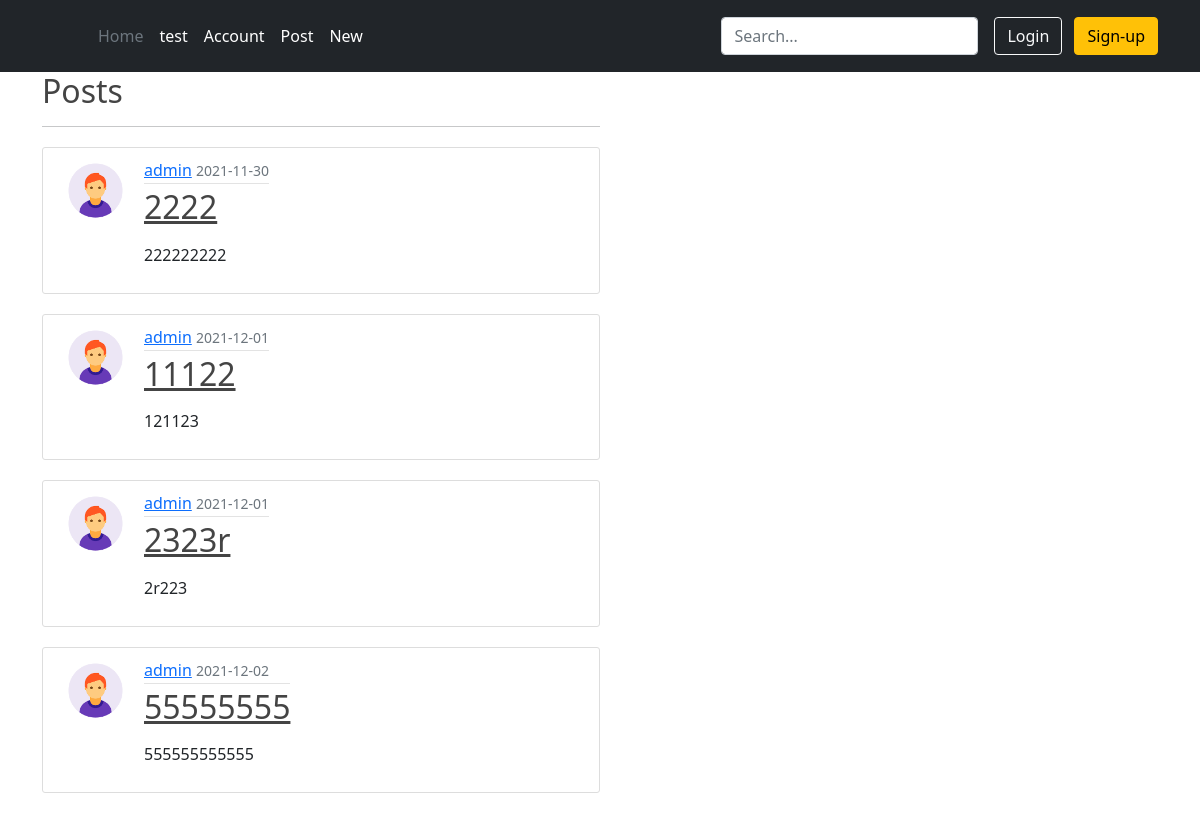
/search?tag=python, run on an earlier commit of the app's database.
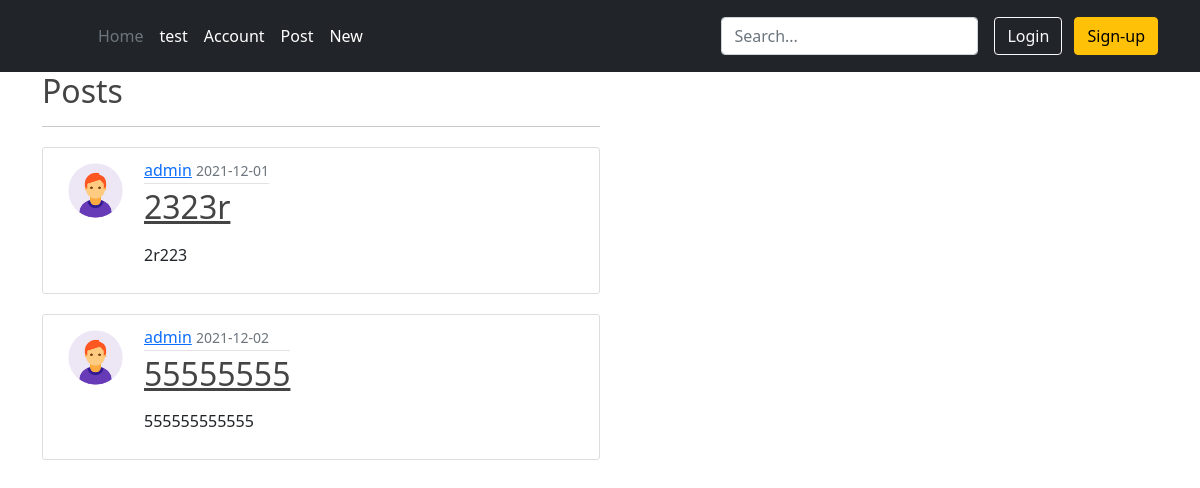
And on a later commit of the database.
### myweb/models.py (models this page shows, shortened)
class Post(db.Model):
    id=db.Column(db.Integer,primary_key=True)
    title=db.Column(db.String(100),nullable=False)
    content=db.Column(db.Text,nullable=False)
    date_posted=db.Column(db.DateTime,nullable=False,default=datetime.utcnow)
    date_updated=db.Column(db.DateTime,nullable=False,default=datetime.utcnow)
    user_id=db.Column(db.Integer,db.ForeignKey('user.id'),nullable=False)
    tag_rel = db.relationship(
        "Tag", secondary=post_tag_relations, backref="post")
    def __repr__(self):
        return f"Post('{self.title}', '{self.date_posted}')"

class User(db.Model,UserMixin):
    id=db.Column(db.Integer,primary_key=True)
    username=db.Column(db.String(20),nullable=False)
    email=db.Column(db.String(120),nullable=False,unique=True)
    password=db.Column(db.String(60),nullable=False)
    date_joined=db.Column(db.DateTime,nullable=False,default=datetime.utcnow)
    image_file=db.Column(db.String(20),nullable=False,default='default.png')
    posts = db.relationship('Post', backref='author', lazy=True)
    drafts = db.relationship('Draft', backref='author', lazy=True)

### myweb/posts/routes.py (the view)
@posts.route('/search')
def search():
    tag=request.args.get('tag')
    if tag:
        posts=get_posts(tag)
        return render_template('posts/search.html',posts=posts)

### myweb/posts/util.py (called while the page is built)
def get_tag_id(tag_type):
    tag=Tag.query.filter_by(tag_type=tag_type).first()
    return tag.id

### myweb/templates/posts/search.html
{% extends "base.html"%}
{% block content%}
<h2>Posts</h2>
<hr>
{% if posts %}
    {% for post in posts %}
        <article class="d-flex content-section">
            <img class="rounded-circle article-img" src="{{ url_for('static', filename='picture/' + post.author.image_file) }}">
            <div class="media-body">
                <div class="article-metadata">
                    <a class="mr-2" href="#">{{ post.author.username }}</a>
                    <small class="text-muted">{{ post.date_posted.strftime('%Y-%m-%d') }}</small>
                </div>
                <h2><a class="article-title" href="{{ url_for('posts.post_id',id=post.id,type='post')}}">{{ post.title }}</a></h2>
                <p  class="article-content mypost">{{ post.content|safe }}</p>
            </div>
        </article>
    {% endfor %}
{% else %}
    <h1>Did't find any thing</h1>
{% endif %}
{% endblock content%}

### myweb/templates/base.html (shortened to what this page needs)
<!DOCTYPE html>
<html lang="zh-TW">
<head>
  <link href="https://cdn.jsdelivr.net/npm/bootstrap@5.1.1/dist/css/bootstrap.min.css" rel="stylesheet">
  <link rel="stylesheet" type="text/css" href="{{ url_for('static', filename='main.css') }}">
</head>
<body>
  <header class="p-3 bg-dark text-white">
    <div class="container">
      <div class="d-flex flex-wrap align-items-center justify-content-center justify-content-lg-start">
        <a href="/" class="d-flex align-items-center mb-2 mb-lg-0 text-white text-decoration-none">
          <svg class="bi me-2" width="40" height="32" role="img" aria-label="Bootstrap"><use xlink:href="#bootstrap"/></svg>
        </a>
        <ul class="nav col-12 col-lg-auto me-lg-auto mb-2 justify-content-center mb-md-0">
          <li><a  class="nav-link px-2 text-secondary" href="{{ url_for('main.home')}}">Home</a></li>
          <li><a href="/test" class="nav-link px-2 text-white">test</a></li>
          <li><a href="{{ url_for('users.account') }}" class="nav-link px-2 text-white">Account</a></li>
          <li><a href="{{ url_for('posts.post') }}" class="nav-link px-2 text-white">Post</a></li>
          <li><a href="{{url_for('posts.post_new') }}" class="nav-link px-2 text-white">New</a></li>
        </ul>
        <form class="col-12 col-lg-auto mb-3 mb-lg-0 me-lg-3">
          <input type="search" class="form-control form-control-dark" placeholder="Search..." aria-label="Search">
        </form>
        <div class="text-end">
          {% if current_user.is_authenticated: %}
            <a href="{{ url_for('users.account')}}"><button type="button" class="btn btn-outline-light me-2">Account</button></a>
            <a href="{{ url_for('users.logout')}}"><button type="button" class="btn btn-outline-light me-2">Logout</button></a>
          {% else%}
            <a href="{{ url_for('users.login')}}"><button type="button" class="btn btn-outline-light me-2">Login</button></a>
            <a href="{{ url_for('users.signup')}}"><button type="button" class="btn btn-warning">Sign-up</button></a>
          {% endif%}
        </div>
      </div>
    </div>
  </header>
  <main role="main" class="container">
    <div class="col-md-6">
      {% block content%}       {% endblock content %}
    </div>
  </main>
</body>
</html>

### myweb/static/main.css (style rules this page uses)
h1, h2, h3, h4, h5, h6 { color: #444444; }
.content-section { background: #ffffff; padding: 10px 20px; border: 1px solid #dddddd; border-radius: 3px; margin-bottom: 20px; margin-top: 20px; }
.article-title { color: #444444; }
.article-content { white-space: pre-line; }
.article-img { height: 65px; width: 65px; margin-right: 16px; }
.article-metadata { padding-bottom: 1px; margin-bottom: 4px; border-bottom: 1px solid #e3e3e3 }

What changed in the data, as far as the page shows it:
removed Post: image_file (placeholder picture), author.username "admin", date_posted "2021-11-30", title "2222", content "222222222"
removed Post: image_file (placeholder picture), author.username "admin", date_posted "2021-12-01", title "11122", content "121123"
